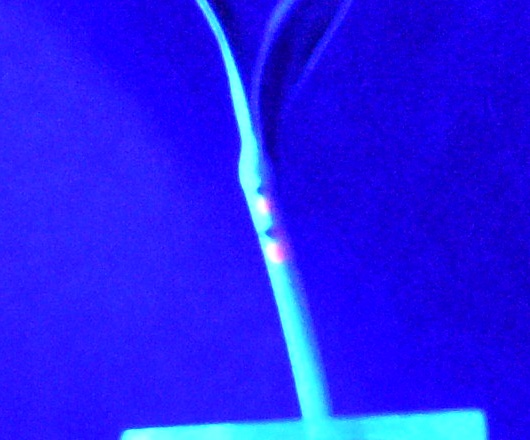
#> input picture first_last_imgs/200616_contin_L/0016_CROPED_2.jpg, 530 x 440 px
$ python -i automate_base_detection.py   (imports and definitions only)
#> lines starting #> are read from the running program, lines starting #| are printed output that depends on the picture; after the words box and inside, x2 and y2 are one past the last pixel; in counts of white or black regions, pixels touching at a corner belong together
# -*- coding: utf-8 -*-
"""
Created on Thu Oct 29 16:32:09 2020

@author: YasmineMnb
"""

import cv2
from matplotlib import pyplot as plt
import numpy as np
import os
#%%

folder_path = r"C:\Users\YasmineMnb\Desktop\Roni_new\python scripts\manual_tagging\first_last_imgs"
# [11 lines not run here, left out]
#            cv2.destroyAllWindows()


#%%

# [1 line that did not run here, left out]
def thresholded(file_path):
    img = cv2.imread(file_path)#,0)
#> img is the input picture: shape (440, 530, 3); mean B, G, R 241.6, 28.7, 36.3

    img = img[-100:]
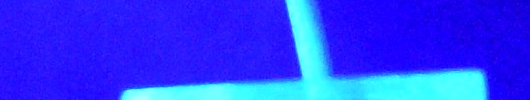
#> img: shape (100, 530, 3); mean B, G, R 251.4, 58.1, 42.3
    gray = cv2.cvtColor(img,cv2.COLOR_BGR2GRAY)
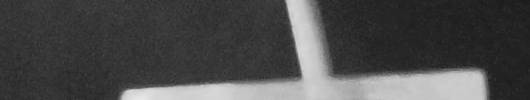
#> gray: shape (100, 530); min 26, max 231, mean 75.4


    #cv2.namedWindow('img', cv2.WINDOW_NORMAL)
    cv2.imshow("img", img)

    ret,th1 = cv2.threshold(img,100,255,cv2.THRESH_BINARY)
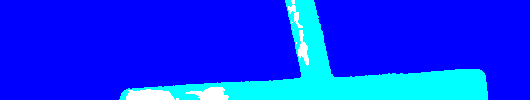
#> th1: shape (100, 530, 3); mean B, G, R 255, 49.1, 5.5

    #cv2.namedWindow('th1', cv2.WINDOW_NORMAL)
    cv2.imshow("th1", th1)

#%%
    dst = cv2.cornerHarris(gray,2,3,0.04)
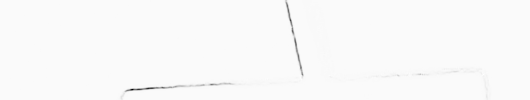
#> dst: shape (100, 530) float32; min -0.00136, max 2.71e-05, mean -3.95e-06; drawn with min black and max white
    dst = cv2.dilate(dst,None)
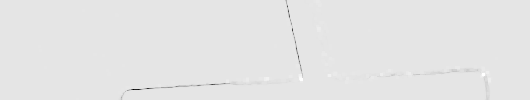
#> dst: shape (100, 530) float32; min -0.000241, max 2.71e-05, mean -3.12e-07; drawn with min black and max white
    img[dst>0.01*dst.max()]=[0,0,255]
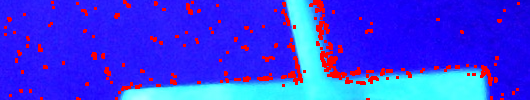
#> img: shape (100, 530, 3); 6.3% of pixels changed, all inside (x1, y1, x2, y2) = (4, 0, 520, 100)
    cv2.imshow("img", img)

   #%%import numpy as np
import cv2
from matplotlib import pyplot as plt

# [1 line not run here, left out]

# Initiate STAR detector
star = cv2.FeatureDetector_create("STAR")

# Initiate BRIEF extractor
brief = cv2.DescriptorExtractor_create("BRIEF")

# find the keypoints with STAR
# [1 line that did not run here, left out]

# compute the descriptors with BRIEF
# [1 line that did not run here, left out]

# [2 lines not run here, left out]

    #%%
#th2 = cv2.adaptiveThreshold(img,255,cv2.ADAPTIVE_THRESH_MEAN_C,\
#            cv2.THRESH_BINARY,11,2)
#th3 = cv2.adaptiveThreshold(img,255,cv2.ADAPTIVE_THRESH_GAUSSIAN_C,\
#            cv2.THRESH_BINARY,11,2)
# [1 line that did not run here, left out]


# [8 lines of commented-out code are left out]
# [1 line not run here, left out]

>>> result = thresholded('first_last_imgs/200616_contin_L/0016_CROPED_2.jpg')

$ run again, on first_last_imgs/200617_contin_R/0018_CROPED_2.jpg
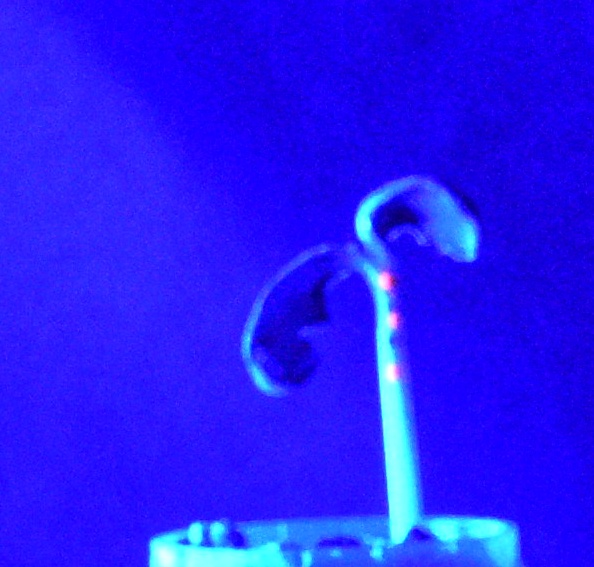
#> input picture first_last_imgs/200617_contin_R/0018_CROPED_2.jpg, 594 x 567 px
#> in thresholded, img is the input picture: shape (567, 594, 3); mean B, G, R 246.3, 26.7, 38.2
#> in thresholded, `dst = cv2.dilate(dst,None)`:
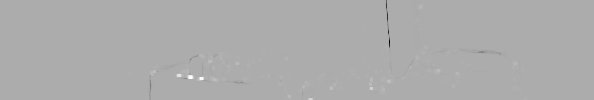
#> dst: shape (100, 594) float32; min -0.000308, max 0.000148, mean 1.85e-07; drawn with min black and max white
#> in thresholded, `img[dst>0.01*dst.max()]=[0,0,255]`:
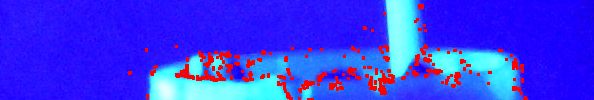
#> img: shape (100, 594, 3); mean B, G, R 240.1, 55.1, 56.5

$ run again, on first_last_imgs/200617_contin_R/0360_CROPED_2.jpg
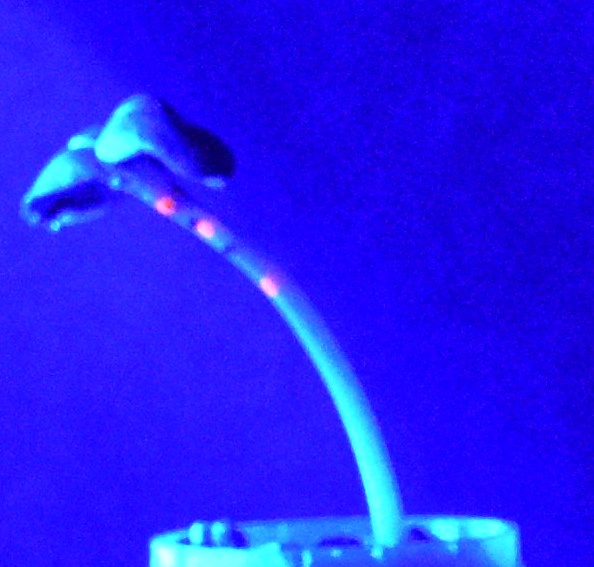
#> input picture first_last_imgs/200617_contin_R/0360_CROPED_2.jpg, 594 x 567 px
#> in thresholded, img is the input picture: shape (567, 594, 3); mean B, G, R 243.8, 27.4, 36.1
#> in thresholded, `dst = cv2.dilate(dst,None)`:
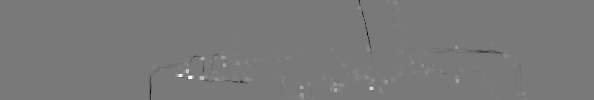
#> dst: shape (100, 594) float32; min -0.000113, max 0.000125, mean 2.64e-07; drawn with min black and max white
#> in thresholded, `img[dst>0.01*dst.max()]=[0,0,255]`:
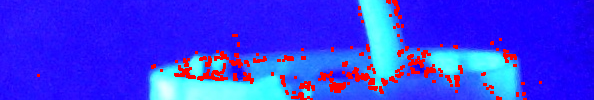
#> img: shape (100, 594, 3); mean B, G, R 238.8, 55, 55.1

$ run again, on first_last_imgs/200618_contin_L/0371_CROPED_3.jpg
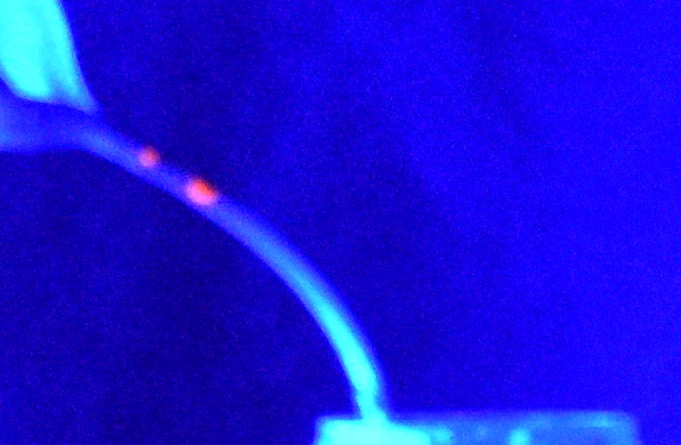
#> input picture first_last_imgs/200618_contin_L/0371_CROPED_3.jpg, 681 x 445 px
#> in thresholded, img is the input picture: shape (445, 681, 3); mean B, G, R 216.3, 17.8, 24.4
#> in thresholded, `dst = cv2.dilate(dst,None)`:
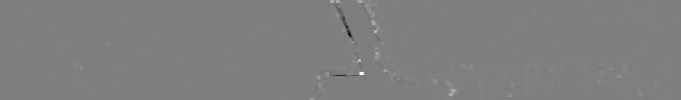
#> dst: shape (100, 681) float32; min -4.44e-05, max 4.52e-05, mean 1.19e-07; drawn with min black and max white
#> in thresholded, `img[dst>0.01*dst.max()]=[0,0,255]`:
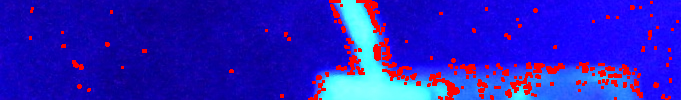
#> img: shape (100, 681, 3); mean B, G, R 192.8, 26.5, 40.3
